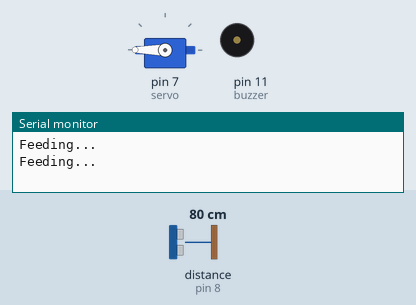
Bench run of a sketch on a simulated Arduino Uno, built with avr-gcc and run on an emulated ATmega328P. Shown: servo, buzzer (waves = sounding, pin HIGH), the last lines printed to the serial monitor. Wiring (inferred from the names in the program): ultrasonic range finder: trigger pin 9; echo pin 8. The test bench sets the inputs (shaded band); at power-on: distance to the obstacle (sensor on pin 8) 80 cm. The echo pulse lasts 58.3 µs per cm; pins used as bus, display or sensor lines are not drawn.

Above: at 2.8 s.
2.9 s: distance to the obstacle (sensor on pin 8) set to 66 cm
5.6 s: distance to the obstacle (sensor on pin 8) set to 58 cm
At 7.4 s:
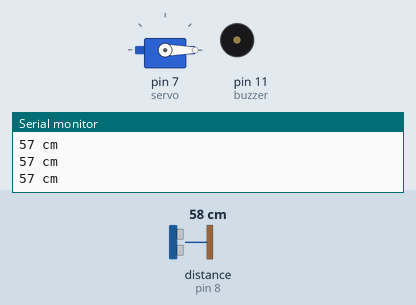
8.3 s: distance to the obstacle (sensor on pin 8) set to 2 cm
At 9.9 s:
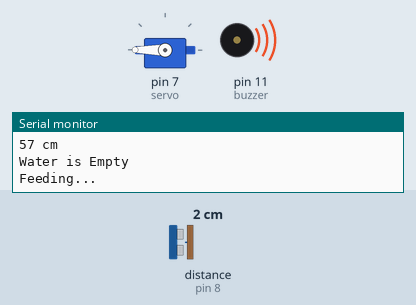
11.0 s: distance to the obstacle (sensor on pin 8) set to 18 cm
At 13.0 s:
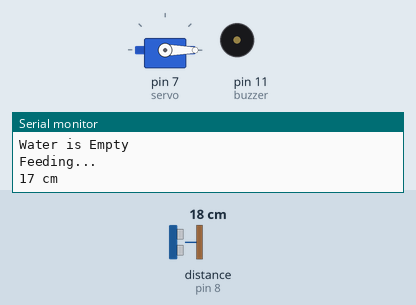
14.0 s: distance to the obstacle (sensor on pin 8) set to 4 cm
At 14.4 s:
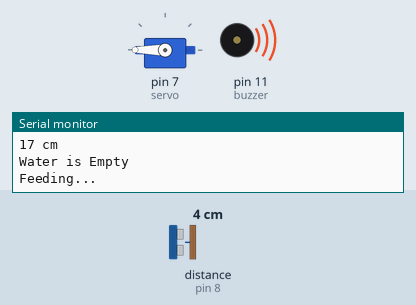
Timing chart, 0 to 17.0 s (numbered marks = the images above; inputs shaded):
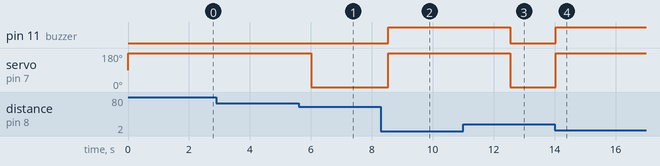

The sketch:

Code.ino
```cpp
#include <Servo.h> //library
#define trigPin 9
#define echoPin 8
#define buzzer 11
Servo servo;  //sublibrary create object class class
//const int buzzer=11;
//int sound = 250;
void setup() {
Serial.begin (9600);  /// Initialize serial communication at 9600 bits per sec
pinMode(trigPin, OUTPUT); // Set trigPin as an output
pinMode(echoPin, INPUT); // Set echoPin as an input
servo.attach(7);// Attach the servo to pin 7
pinMode(buzzer, OUTPUT);// Set buzzer as an output
}
void loop() {
long duration, distance;  //variables declaration
digitalWrite(trigPin, LOW);
delayMicroseconds(2);
digitalWrite(trigPin, HIGH);
delayMicroseconds(10);
digitalWrite(trigPin, LOW);
duration = pulseIn(echoPin, HIGH);
distance = (duration/2) / 29.1;
if (distance < 10) {
Serial.println("Water is Empty");
//servo.write(90);
//delay(1500);
digitalWrite(buzzer,HIGH);
}
else {
//servo.write(0);
digitalWrite(buzzer,LOW);
}
if (distance > 60 || distance <= 10){
Serial.println("Feeding...");
servo.write(180);
delay(1500); //feeding time can be changed
}
else {
Serial.print(distance);
Serial.println(" cm");
servo.write(0);
}
delay(500);
}
```

Measured:
- the behaviour switches between 62 and 61 cm on distance to the obstacle (sensor on pin 8) (found by bisection; images 0 and 1)
- after the input at 5.6 s, servo on pin 7 (servo): 180° → 0° after 0.42 s
- after the input at 8.3 s, pin 11 (buzzer): LOW → HIGH after 0.24 s; servo on pin 7 (servo): 0° → 180° after 0.24 s
- after the input at 11.0 s, pin 11 (buzzer): HIGH → LOW after 1.5 s; servo on pin 7 (servo): 180° → 0° after 1.5 s
- after the input at 14.0 s, pin 11 (buzzer): LOW → HIGH at once; servo on pin 7 (servo): 0° → 180° at once
